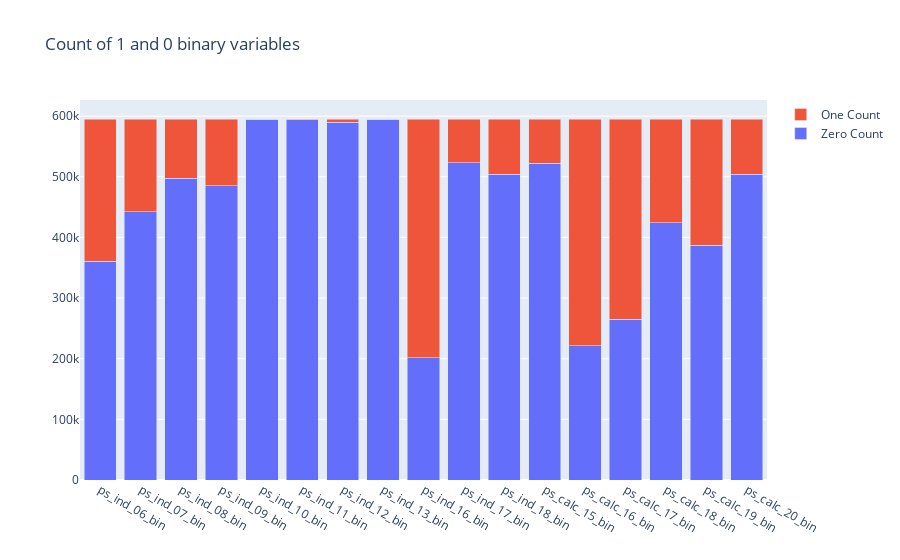

Source (notebook cell):
### Code cell
trace1 = go.Bar(\
               x=bin_col,
               y=zero_list,
               name='Zero Count')
trace2 = go.Bar(\
               x=bin_col,
               y=one_list,
               name='One Count')

data = [trace1, trace2]

layout = go.Layout(\
                  barmode='stack',
                  title='Count of 1 and 0 binary variables')

fig = go.Figure(data=data, layout=layout)
py.iplot(fig)

### Figure 1 — Plotly figure (JSON) as saved in the notebook; plotly's stock layout.template omitted (floating-point values rounded to 4 significant figures)
{"data": [{"name": "Zero Count", "type": "bar", "x": ["ps_ind_06_bin", "ps_ind_07_bin", "ps_ind_08_bin", "ps_ind_09_bin", "ps_ind_10_bin", "ps_ind_11_bin", "ps_ind_12_bin", "ps_ind_13_bin", "ps_ind_16_bin", "ps_ind_17_bin", "ps_ind_18_bin", "ps_calc_15_bin", "ps_calc_16_bin", "ps_calc_17_bin", "ps_calc_18_bin", "ps_calc_19_bin", "ps_calc_20_bin"], "y": [360852, 442223, 497644, 484917, 594990, 594205, 589594, 594648, 201882, 523143, 503879, 522342, 221514, 265356, 424278, 387469, 503955]}, {"name": "One Count", "type": "bar", "x": ["ps_ind_06_bin", "ps_ind_07_bin", "ps_ind_08_bin", "ps_ind_09_bin", "ps_ind_10_bin", "ps_ind_11_bin", "ps_ind_12_bin", "ps_ind_13_bin", "ps_ind_16_bin", "ps_ind_17_bin", "ps_ind_18_bin", "ps_calc_15_bin", "ps_calc_16_bin", "ps_calc_17_bin", "ps_calc_18_bin", "ps_calc_19_bin", "ps_calc_20_bin"], "y": [234360, 152989, 97568, 110295, 222, 1007, 5618, 564, 393330, 72069, 91333, 72870, 373698, 329856, 170934, 207743, 91257]}], "layout": {"barmode": "stack", "title": {"text": "Count of 1 and 0 binary variables"}}}
